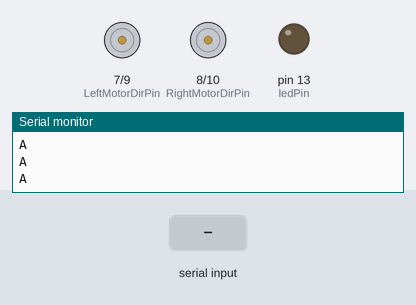
This sketch was run on a simulated Arduino Uno, built with avr-gcc and run on an emulated ATmega328P. Shown: direction and speed pins drawn as motors (green arrow = direction pin HIGH = forward, orange = LOW = backward, longer = more drive), output pins drawn as LEDs (lit = HIGH), the last lines printed to the serial monitor. Inputs (shaded band) come from the test bench.

Above: at 1.0 s.
1.1 s: "90,45Z" received over Serial
At 1.9 s:
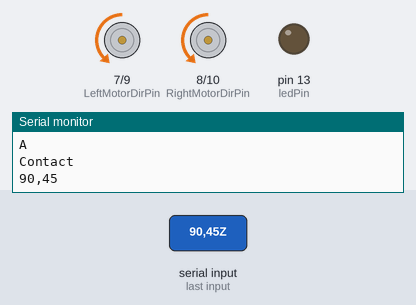
2.7 s: "5Z" received over Serial
At 3.1 s:
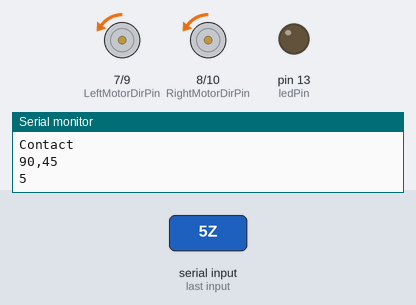
4.2 s: "200Z" received over Serial
At 5.4 s:
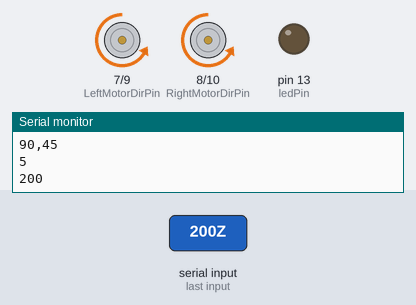
5.7 s: "90Z" received over Serial
At 6.7 s:
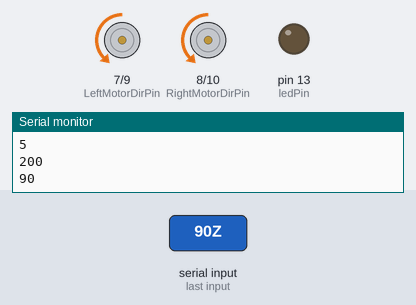
Timing chart, 0 to 8.2 s (numbered marks = the images above; inputs shaded):
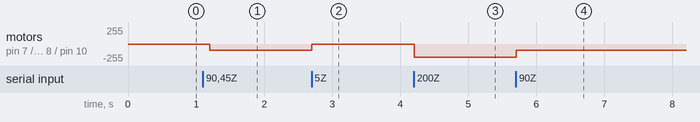

Measured:
- after the input at 1.1 s, motor on pin 7 (LeftMotorDirPin) / pin 9 (LeftMotorPwmPin), motor on pin 8 (RightMotorDirPin) / pin 10 (RightMotorPwmPin): stopped → backward 90/255 after 0.10 s
- after the input at 2.7 s, motor on pin 7 (LeftMotorDirPin) / pin 9 (LeftMotorPwmPin), motor on pin 8 (RightMotorDirPin) / pin 10 (RightMotorPwmPin): backward 90/255 → backward 5/255 at once
- after the input at 4.2 s, motor on pin 7 (LeftMotorDirPin) / pin 9 (LeftMotorPwmPin), motor on pin 8 (RightMotorDirPin) / pin 10 (RightMotorPwmPin): backward 5/255 → backward 200/255 at once
- after the input at 5.7 s, motor on pin 7 (LeftMotorDirPin) / pin 9 (LeftMotorPwmPin), motor on pin 8 (RightMotorDirPin) / pin 10 (RightMotorPwmPin): backward 200/255 → backward 90/255 at once

The sketch:

BraitenbergV1.ino
```cpp
String val;// declare global variables
int ledPin = 13;// define led and motor pins
const int LeftMotorDirPin = 7;
const int LeftMotorPwmPin = 9;
const int RightMotorDirPin = 8;
const int RightMotorPwmPin = 10;

int leftSpeed = 0;
int rightSpeed = 0;
int increment = 10;
boolean leftDir = HIGH;
boolean rightDir = HIGH;
boolean ledState = HIGH;
String left;
String right;


void setup(){// begion setup
  pinMode(LeftMotorDirPin, OUTPUT);// set led and motor pins to output
  pinMode(LeftMotorPwmPin, OUTPUT);
  pinMode(RightMotorDirPin, OUTPUT);
  pinMode(RightMotorPwmPin, OUTPUT);
  pinMode(ledPin,OUTPUT);
  Serial.begin(9600);// set correct baud rate
  establishContact();//pauses the code until contact is established


}

void loop(){// begin loop

  if(Serial.available() > 0){// if serial is available

    val = Serial.readStringUntil('Z');// read serial until Z

    // isolate left speed string from between A and B
    left = val.substring(val.indexOf('A')+ 1, val.indexOf('B'));

    // isolate right speed string from between B and C
    right = val.substring(val.indexOf('B')+ 1);

    // convert the two motor speeds to integers
    leftSpeed = left.toInt();
    rightSpeed = right.toInt();
    Serial.println(val);// return the recieved string to confirm receipt
    }


    // if motor speeds are negative, set directions to backwards
    if (leftSpeed < 0){
      leftDir = LOW;
      ledState = LOW;
    }
    if (rightSpeed < 0){
      rightDir = LOW;
      ledState = HIGH;
    }
    if (leftSpeed > 0){
      leftDir = HIGH;
      ledState = HIGH;
    }
    if(rightSpeed > 0){
      rightDir = HIGH;
      ledState = LOW;
    }
    // ensuring the motor speeds are within the right range
    if(leftSpeed > 255){
      leftSpeed = 255;
    }
    if(rightSpeed > 255){
      rightSpeed = 255;
    }
    if(leftSpeed < -255){
      leftSpeed = -255;
    }
      if(leftSpeed < -255){
      leftSpeed = -255;
    }

    // updat motors
    digitalWrite(-LeftMotorDirPin, leftDir);
    analogWrite(LeftMotorPwmPin, leftSpeed);
    digitalWrite(-RightMotorDirPin, rightDir);
    analogWrite(RightMotorPwmPin, rightSpeed);

    delay(100);// paude for 100 ms
}

void establishContact(){
  // print the letter A until anything is recieved
  while(Serial.available() <= 0){
    Serial.println("A");
    ledState = 1;
    delay(300);
  }
  Serial.println("Contact");// serial print contact
}
```
